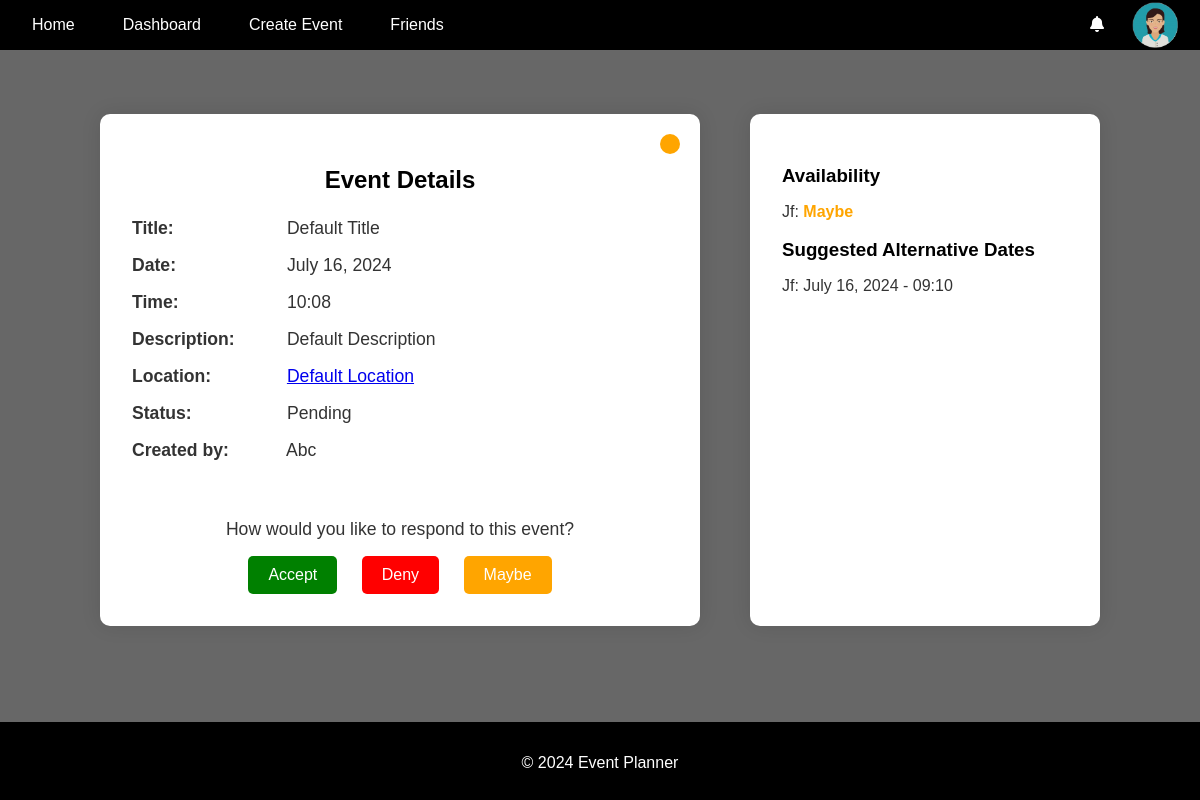
/events/details/190/ (signed in), run on an earlier commit of the app's database.
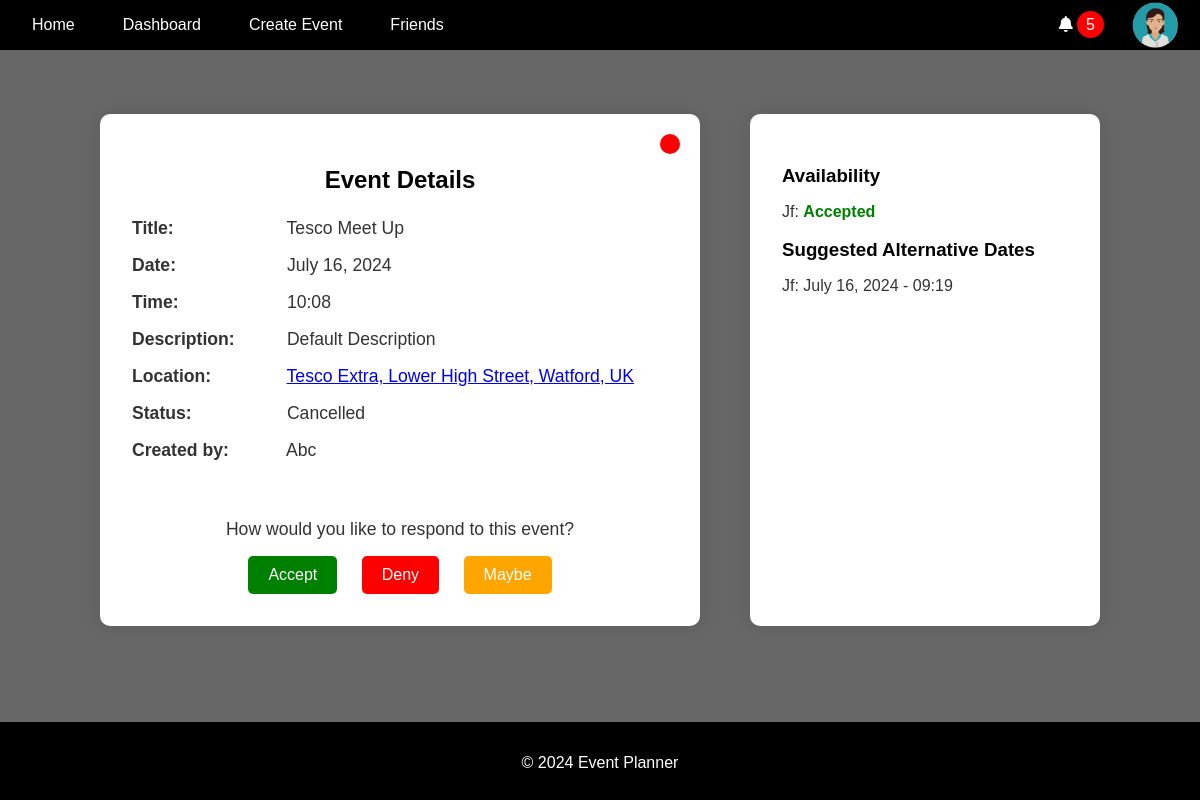
And on a later commit of the database.
### events/models.py (models this page shows, shortened)
class Event(models.Model):
    STATUS_CHOICES = [
        ("Pending", "Pending"),
        ("Confirmed", "Confirmed"),
        ("Cancelled", "Cancelled"),
    ]
    title = models.CharField(max_length=100)
    description = models.TextField()
    location = models.CharField(max_length=255)
    created_by = models.ForeignKey(User, on_delete=models.CASCADE)
    proposed_date = models.DateTimeField()
    finalized_date = models.DateTimeField(null=True, blank=True)
    status = models.CharField(
        max_length=20, choices=STATUS_CHOICES, default="Pending"
    )
    created_at = models.DateTimeField(auto_now_add=True)
    updated_at = models.DateTimeField(auto_now=True)

### invitations/models.py (models this page shows, shortened)
class Invitation(models.Model):
    STATUS_CHOICES = [
        ("Pending", "Pending"),
        ("Accepted", "Accepted"),
        ("Declined", "Declined"),
    ]
    event = models.ForeignKey(
        Event, on_delete=models.CASCADE, related_name="invitations"
    )
    user = models.ForeignKey(User, on_delete=models.CASCADE)
    status = models.CharField(
        max_length=20, choices=STATUS_CHOICES, default="Pending"
    )
    suggested_date = models.DateTimeField(null=True, blank=True)
    read = models.BooleanField(default=False)
    created_at = models.DateTimeField(auto_now_add=True)
    updated_at = models.DateTimeField(auto_now=True)

### events/views.py (the view, shortened to what this page needs)
# urls.py: path("<int:event_id>/", views.event_details, name="event_details"),
@login_required
def event_details(request, event_id):
    event = get_object_or_404(Event, id=event_id)
    invitations = Invitation.objects.filter(event=event)
    user_invitations = invitations.filter(user=request.user)
    user_invitations.update(read=True)
    Notification.objects.filter(
        event=event, user=request.user, read=False
    ).update(read=True)
    current_date = timezone.now().date()
    current_time = timezone.now().time()
    context = {
        "event": event,
        "invitations": invitations,
        "current_date": current_date,
        "current_time": current_time,
    }
    return render(request, "events/event_details.html", context)

### accounts/context_processors.py (called while the page is built)
def google_api_key(request):
    return {"GOOGLE_API_KEY": os.getenv("GOOGLE_API_KEY")}

### notifications/context_processors.py (called while the page is built)
def notifications(request):
    if request.user.is_authenticated:
        all_unread_notifications = Notification.objects.filter(
            user=request.user, read=False
        ).order_by("-created_at")
        unread_count = all_unread_notifications.count()
        recent_unread_notifications = all_unread_notifications[:8]
        return {
            "recent_unread_notifications": recent_unread_notifications,
            "unread_count": unread_count,
        }
    return {}

### templates/events/event_details.html (shortened to what this page needs)
{% extends 'base.html' %}
{% block content %}
<div class="event-details-container">
    <div class="event-details">
        <span class="status-indicator status-{{ event.status|lower }}"></span>
        <h2 style="text-align: center;">Event Details</h2>
        <p><strong>Title:</strong> {{ event.title|title }}</p>
        <p><strong>Date:</strong> {{ event.proposed_date|date:"F j, Y" }}</p>
        <p><strong>Time:</strong> {{ event.proposed_date|time:"H:i" }}</p>
        <p><strong>Description:</strong> {{ event.description|capfirst }}</p>
        <p><strong>Location:</strong> <a href="https://www.google.com/maps/search/?api=1&query={{ event.location }}" target="_blank">{{ event.location|capfirst }}</a></p>
        <p><strong>Status:</strong> {{ event.status|capfirst }}</p>
        <p><strong>Created by:</strong> {{ event.created_by.username|capfirst }}</p>
        {% if request.user == event.created_by %}
        <div class="event-actions">
            <a href="{% url 'edit_event' event.id %}" class="edit-btn"><i class="fas fa-edit"></i></a>
            <button class="delete-btn" data-event-id="{{ event.id }}"><i class="fas fa-trash-alt"></i></button>
        </div>
        {% else %}
        <br>
        <div class="response-buttons">
            <div class="response-message">
                <p>How would you like to respond to this event?</p>
            </div>
            <form method="post" action="" class="inline-form">
                <button type="submit" class="btn accept-btn">Accept</button>
            </form>
            <form method="post" action="" class="inline-form">
                <button type="submit" class="btn deny-btn">Deny</button>
            </form>
            <button class="btn maybe-btn" onclick="openAlternateDateModal()">Maybe</button>
        </div>
        {% endif %}
    </div>
    <div class="event-availability">
        <h3 style="color:black">Availability</h3>
        <ul>
            {% for invitation in event.invitations.all %}
                <li>
                    {{ invitation.user.username|capfirst }}:
                    <span class="status {{ invitation.status|lower }}">{{ invitation.status }}</span>
                </li>
            {% endfor %}
        </ul>
        <h3 style="color:black">Suggested Alternative Dates</h3>
        <ul>
            {% with suggested_dates=invitations|dictsort:"suggested_date" %}
                {% if suggested_dates %}
                    {% for invitation in suggested_dates %}
                        {% if invitation.suggested_date %}
                            <li>{{ invitation.user.username|capfirst }}: {{ invitation.suggested_date|date:"F j, Y" }} - {{ invitation.suggested_date|time:"H:i" }}</li>
                        {% endif %}
                    {% endfor %}
                {% else %}
                    <li>No alternate dates suggested.</li>
                {% endif %}
            {% endwith %}
        </ul>
    </div>
</div>
{% endblock %}

### templates/base.html (shortened to what this page needs)
<!DOCTYPE html>
<html lang="en">
<head>
    {% load static %}
    <link rel="stylesheet" href="{% static 'css/styles.css' %}">
    <link rel="stylesheet" href="https://cdnjs.cloudflare.com/ajax/libs/font-awesome/5.15.4/css/all.min.css">
    <link rel="stylesheet" href="https://cdnjs.cloudflare.com/ajax/libs/fullcalendar/3.10.2/fullcalendar.min.css" />
</head>
<body>
    <header>
        <nav class="navbar">
            <ul class="nav-links">
                <li><a href="{% url 'home' %}" class="{% if request.resolver_match.url_name == 'home' %}active{% endif %}">Home</a></li>
                {% if user.is_authenticated %}
                    <li><a href="{% url 'dashboard' %}" class="{% if request.resolver_match.url_name == 'dashboard' %}active{% endif %}">Dashboard</a></li>
                    <li><a href="{% url 'create_event' %}" class="{% if request.resolver_match.url_name == 'create_event' %}active{% endif %}">Create Event</a></li>
                    <li><a href="{% url 'friends_page' %}" class="{% if request.resolver_match.url_name == 'friends_page' %}active{% endif %}">Friends</a></li>
                {% else %}
                    <li><a href="{% url 'account_login' %}" class="{% if request.resolver_match.url_name == 'account_login' %}active{% endif %}">Login</a></li>
                    <li><a href="{% url 'account_signup' %}" class="{% if request.resolver_match.url_name == 'account_signup' %}active{% endif %}">Sign Up</a></li>
                {% endif %}
            </ul>
            {% if user.is_authenticated %}
                <ul class="nav-links">
                    <div class="user-info">
                        <div class="dropdown">
                            <i class="fas fa-bell" id="notificationBell"></i>
                            {% if unread_count > 0 %}
                            <span class="notification-count" id="notificationCount">{{ unread_count }}</span>
                            {% else %}
                            <span class="notification-count" id="notificationCount" style="display: none;">{{ unread_count }}</span>
                            {% endif %}
                        </div>
                    </div>
                    <li class="profile-dropdown">
                        <a id="profileLink">
                            <img src="{% static 'images/profile_pictures/' %}{{ user.userprofile.profile_picture }}" alt="Profile Picture" class="profile-picture" id="userProfileIcon">
                        </a>
                    </li>
                </ul>
            {% endif %}
        </nav>
    </header>
    <main>
        {% block content %}{% endblock %}
    </main>
    <footer>
        <p>&copy; 2024 Event Planner</p>
    </footer>
</body>
</html>

What changed in the data, as far as the page shows it:
changed Event "Default Description": title "Default Title" → "Tesco Meet Up"; location "Default Location" → "Tesco Extra, Lower High Street, Watford, UK"; status "Pending" → "Cancelled"
changed Invitation "Jf": status "Maybe" → "Accepted"; suggested_date "09:10" → "09:19"
Also different on the page:
{{ unread_count }}: (not shown) → "5"
